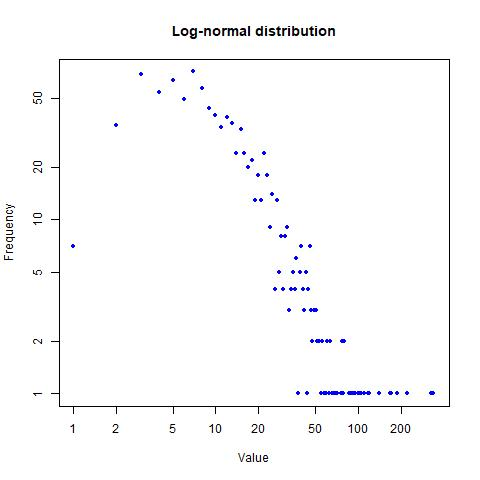

Reproduce this figure in R.
# Get a random log-normal distribution
r <- rlnorm(1000)

jpeg("C:\\Apache\\htdocs\\casper2\\Main\\Examples\\R\\longnormal.jpg")

# Get the distribution without plotting it using tighter breaks
h <- hist(r, plot=F, breaks=c(seq(0,max(r)+1, .1)))

# Plot the distribution using log scale on both axes, and use
# blue points
plot(h$counts, log="xy", pch=20, col="blue",
	main="Log-normal distribution",
	xlab="Value", ylab="Frequency")

dev.off()

quit()